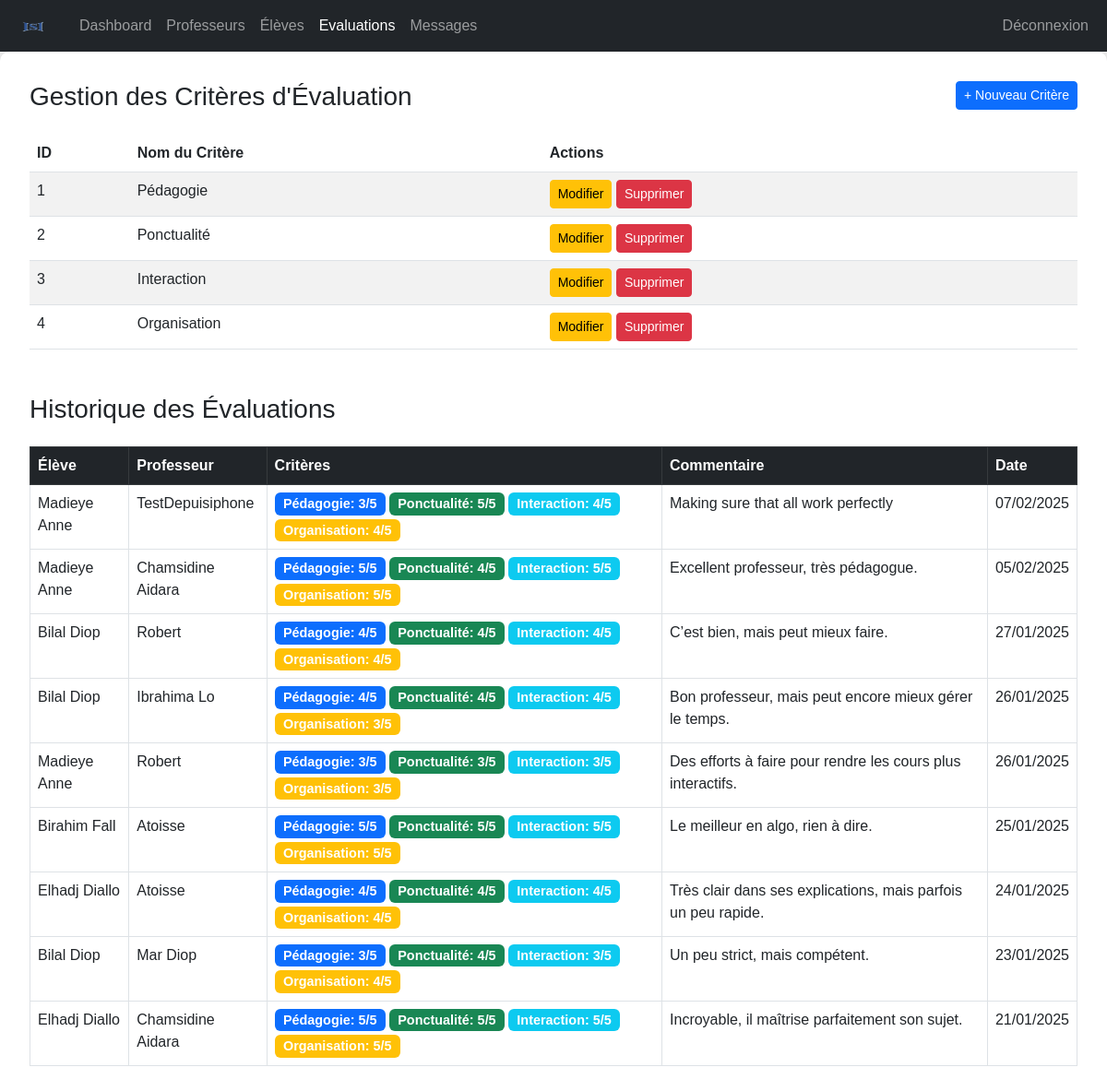
Screenshot of /admin/evaluations.php (signed in) with the database file from the repository.
### tables this page shows
CREATE TABLE `criteres` (
  `id` int(11) NOT NULL,
  `nom` varchar(100) NOT NULL
);

CREATE TABLE `evaluations` (
  `id` int(11) NOT NULL,
  `user_id` int(11) NOT NULL,
  `enseignant_id` int(11) NOT NULL,
  `pedagogie` int(11) NOT NULL,
  `ponctualité` int(11) NOT NULL,
  `interaction` int(11) NOT NULL,
  `organisation` int(11) NOT NULL,
  `commentaire` text DEFAULT NULL,
  `date_evaluation` date NOT NULL
);

CREATE TABLE `utilisateurs` (
  `id` int(11) NOT NULL,
  `matricule` varchar(50) NOT NULL,
  `nom` varchar(100) NOT NULL,
  `email` varchar(100) NOT NULL,
  `password` varchar(255) NOT NULL,
  `role` varchar(50) NOT NULL DEFAULT 'etudiant'
);

CREATE TABLE `enseignants` (
  `id` int(11) NOT NULL,
  `nom` varchar(100) NOT NULL,
  `matiere` varchar(100) NOT NULL,
  `biographie` text DEFAULT NULL,
  `photo` varchar(255) DEFAULT NULL
);

### admin/evaluations.php (the view, shortened to what this page needs)
<?php
include '../includes/config.php';
$criteres = $conn->query("SELECT * FROM criteres");
$evaluations = $conn->query("
    SELECT e.*, u.nom as eleve_nom, ens.nom as prof_nom
    FROM evaluations e
    JOIN utilisateurs u ON e.user_id = u.id
    JOIN enseignants ens ON e.enseignant_id = ens.id
    ORDER BY e.date_evaluation DESC
");
?>
<!DOCTYPE html>
<html lang="fr">
<head>
    <link href="https://cdn.jsdelivr.net/npm/bootstrap@5.2.0/dist/css/bootstrap.min.css" rel="stylesheet">
</head>
<body>
    <?php include "navbar.php"; ?>
    <div class="dashboard">
        <div class="mb-5">
            <h3 class="mb-4">Gestion des Critères d'Évaluation
                <button class="btn btn-sm btn-primary float-end" onclick="ouvrirModalCritere('ajouter')">
                    + Nouveau Critère
                </button>
            </h3>
            <table class="table table-striped">
                <thead>
                    <tr>
                        <th>ID</th>
                        <th>Nom du Critère</th>
                        <th>Actions</th>
                    </tr>
                </thead>
                <tbody>
                    <?php while ($critere = $criteres->fetch_assoc()): ?>
                        <tr>
                            <td><?= $critere['id'] ?></td>
                            <td><?= htmlspecialchars($critere['nom']) ?></td>
                            <td>
                                <button class="btn btn-sm btn-warning"
                                    onclick="ouvrirModalCritere('modifier', <?= $critere['id'] ?>,'<?= htmlspecialchars($critere['nom']) ?>')">
                                    Modifier
                                </button>
                                <a href="evaluations.php?action=supprimer_critere&id=<?= $critere['id'] ?>"
                                    class="btn btn-sm btn-danger"
                                    onclick="return confirm('Supprimer ce critère ?')">
                                    Supprimer
                                </a>
                            </td>
                        </tr>
                    <?php endwhile; ?>
                </tbody>
            </table>
        </div>
        <div>
            <h3 class="mb-4">Historique des Évaluations</h3>
            <table class="table table-bordered">
                <thead class="table-dark">
                    <tr>
                        <th>Élève</th>
                        <th>Professeur</th>
                        <th>Critères</th>
                        <th>Commentaire</th>
                        <th>Date</th>
                    </tr>
                </thead>
                <tbody>
                    <?php while ($eval = $evaluations->fetch_assoc()): ?>
                        <tr>
                            <td><?= htmlspecialchars($eval['eleve_nom']) ?></td>
                            <td><?= htmlspecialchars($eval['prof_nom']) ?></td>
                            <td>
                                <div class="d-flex flex-wrap gap-1">
                                    <span class="badge bg-primary">Pédagogie: <?= $eval['pedagogie'] ?>/5</span>
                                    <span class="badge bg-success">Ponctualité: <?= $eval['ponctualité'] ?>/5</span>
                                    <span class="badge bg-info">Interaction: <?= $eval['interaction'] ?>/5</span>
                                    <span class="badge bg-warning">Organisation: <?= $eval['organisation'] ?>/5</span>
                                </div>
                            </td>
                            <td><?= htmlspecialchars($eval['commentaire']) ?></td>
                            <td><?= date('d/m/Y', strtotime($eval['date_evaluation'])) ?></td>
                        </tr>
                    <?php endwhile; ?>
                </tbody>
            </table>
        </div>
    </div>
</body>
</html>

### admin/evaluations.php (style rules this page uses)
html,body { height: 100%; margin: 0; }
.dashboard { min-height: 100%; width: 100%; padding: 2em; background-color: white; box-shadow: 0 0 10px rgba(0, 0, 0, 0.1); border-radius: 10px; }
body { font-family: Arial, sans-serif; background-color: #f0f0f0; }
.badge { font-size: 0.9em; }

### rows the page displays
criteres: id "1", nom "Pédagogie"
criteres: id "2", nom "Ponctualité"
criteres: id "3", nom "Interaction"
criteres: id "4", nom "Organisation"
evaluations: user.nom "Madieye Anne", enseignant.nom "TestDepuisiphone", pedagogie "3", ponctualité "5", interaction "4", organisation "4", commentaire "Making sure that all work perfectly", date_evaluation "07/02/2025"
evaluations: user.nom "Madieye Anne", enseignant.nom "Chamsidine Aidara", pedagogie "5", ponctualité "4", interaction "5", organisation "5", commentaire "Excellent professeur, très pédagogue.", date_evaluation "05/02/2025"
evaluations: user.nom "Bilal Diop", enseignant.nom "Robert", pedagogie "4", ponctualité "4", interaction "4", organisation "4", commentaire "C’est bien, mais peut mieux faire.", date_evaluation "27/01/2025"
evaluations: user.nom "Bilal Diop", enseignant.nom "Ibrahima Lo", pedagogie "4", ponctualité "4", interaction "4", organisation "3", commentaire "Bon professeur, mais peut encore mieux gérer le temps.", date_evaluation "26/01/2025"
evaluations: user.nom "Madieye Anne", enseignant.nom "Robert", pedagogie "3", ponctualité "3", interaction "3", organisation "3", commentaire "Des efforts à faire pour rendre les cours plus interactifs.", date_evaluation "26/01/2025"
evaluations: user.nom "Birahim Fall", enseignant.nom "Atoisse", pedagogie "5", ponctualité "5", interaction "5", organisation "5", commentaire "Le meilleur en algo, rien à dire.", date_evaluation "25/01/2025"
evaluations: user.nom "Elhadj Diallo", enseignant.nom "Atoisse", pedagogie "4", ponctualité "4", interaction "4", organisation "4", commentaire "Très clair dans ses explications, mais parfois un peu rapide.", date_evaluation "24/01/2025"
evaluations: user.nom "Bilal Diop", enseignant.nom "Mar Diop", pedagogie "3", ponctualité "4", interaction "3", organisation "4", commentaire "Un peu strict, mais compétent.", date_evaluation "23/01/2025"
evaluations: user.nom "Elhadj Diallo", enseignant.nom "Chamsidine Aidara", pedagogie "5", ponctualité "5", interaction "5", organisation "5", commentaire "Incroyable, il maîtrise parfaitement son sujet.", date_evaluation "21/01/2025"
